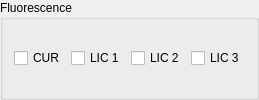
        <widget class="QgsCollapsibleGroupBox" name="mGroupBox_6">
         <property name="title">
          <string>Fluorescence</string>
         </property>
         <property name="collapsed">
          <bool>true</bool>
         </property>
         <layout class="QGridLayout" name="gridLayout_5">
          <item row="0" column="1">
           <widget class="QCheckBox" name="box_lic1">
            <property name="toolTip">
             <string>&lt;html&gt;&lt;head/&gt;&lt;body&gt;&lt;p&gt;Lichtenthaler Index 1&lt;/p&gt;&lt;p&gt;LICHTENHALER, H.K., LANG, M., SOWINSKA, M., HEISEL, F. and MIEH, J.A. (1996): Detection of vegetation stress via a new high resolution fluorescence imaging system. In: Journal of Plant Physiology, 148(5), 599-612.&lt;/p&gt;&lt;/body&gt;&lt;/html&gt;</string>
            </property>
            <property name="text">
             <string>LIC 1</string>
            </property>
           </widget>
          </item>
          <item row="0" column="3">
           <widget class="QCheckBox" name="box_lic3">
            <property name="toolTip">
             <string>&lt;html&gt;&lt;head/&gt;&lt;body&gt;&lt;p&gt;Lichtenthaler Index 3&lt;/p&gt;&lt;p&gt;LICHTENHALER, H.K., LANG, M., SOWINSKA, M., HEISEL, F. and MIEH, J.A. (1996): Detection of vegetation stress via a new high resolution fluorescence imaging system. In: Journal of Plant Physiology, 148(5), 599-612.&lt;/p&gt;&lt;/body&gt;&lt;/html&gt;</string>
            </property>
            <property name="text">
             <string>LIC 3</string>
            </property>
           </widget>
          </item>
          <item row="0" column="0">
           <widget class="QCheckBox" name="box_cur">
            <property name="toolTip">
             <string>&lt;html&gt;&lt;head/&gt;&lt;body&gt;&lt;p&gt;Curvature Index&lt;/p&gt;&lt;p&gt;ZARCO-TEJADA, P.J., MILLER, J.R., MOHAMMED, G.H. and NOLAND, T.L. (2000): Chlorophyll fluorescence effects on vegetation apparent reflectance: I. Leaflevel measurements and simulation of reflectance and transmittance spectra. In: Remote Sensing of Environment, 74(3), 582- 595.&lt;/p&gt;&lt;/body&gt;&lt;/html&gt;</string>
            </property>
            <property name="text">
             <string>CUR</string>
            </property>
           </widget>
          </item>
          <item row="0" column="2">
           <widget class="QCheckBox" name="box_lic2">
            <property name="toolTip">
             <string>&lt;html&gt;&lt;head/&gt;&lt;body&gt;&lt;p&gt;Lichtenthaler Index 2&lt;/p&gt;&lt;p&gt;LICHTENHALER, H.K., LANG, M., SOWINSKA, M., HEISEL, F. and MIEH, J.A. (1996): Detection of vegetation stress via a new high resolution fluorescence imaging system. In: Journal of Plant Physiology, 148(5), 599-612.&lt;/p&gt;&lt;/body&gt;&lt;/html&gt;</string>
            </property>
            <property name="text">
             <string>LIC 2</string>
            </property>
           </widget>
          </item>
         </layout>
        </widget>
